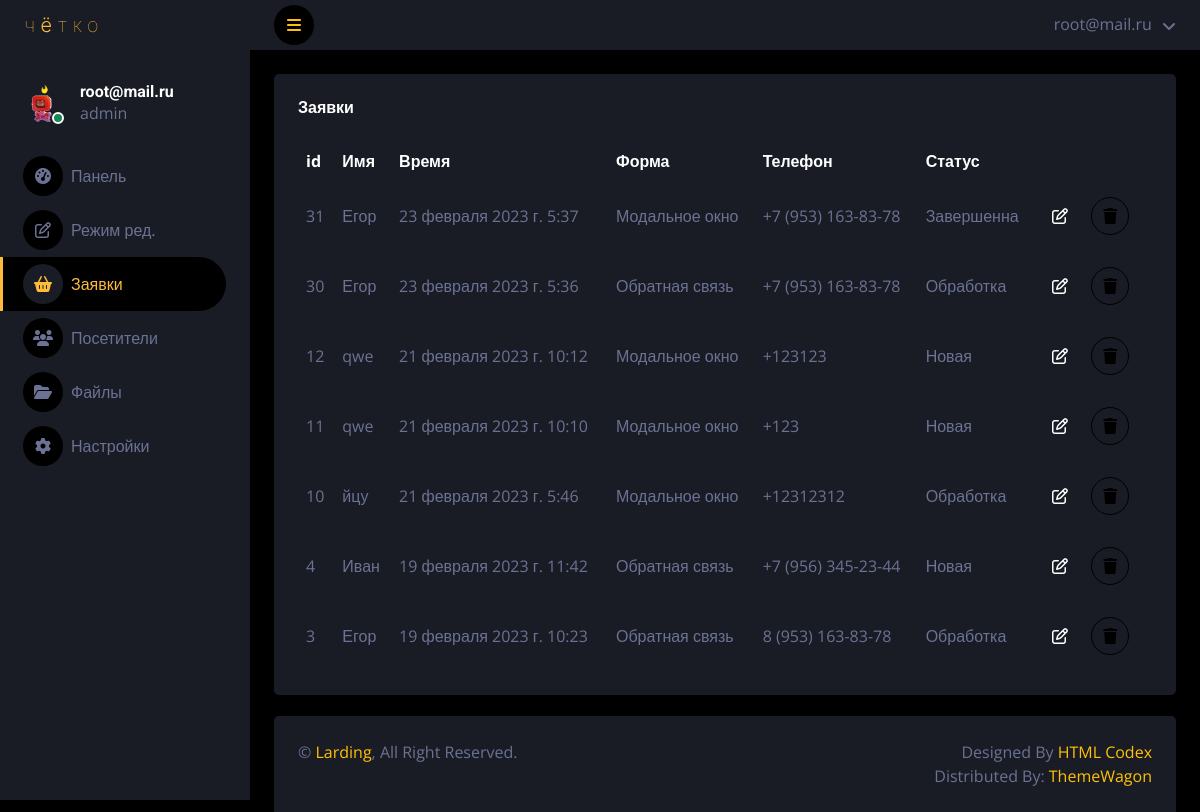
Screenshot of /orders/ (signed in) with the database file from the repository.
### landing/models.py (models this page shows, shortened)
class bids(models.Model):
	STATUS_BID = [
        ('new', 'Новая'),
        ('processing', 'Обработка'),
        ('completed', 'Завершенна'),
    ]
	name = models.CharField(max_length=100, db_index=True,verbose_name="Имя",blank=True)
	last_name = models.CharField(max_length=100, db_index=True,verbose_name="Фамилия",blank=True)
	mail = models.CharField(max_length=100, db_index=True,verbose_name="Почта",blank=True)
	tel = models.CharField(max_length=100, db_index=True,verbose_name="Телефон",blank=True)
	message = models.TextField(db_index=True,verbose_name="Сообщение",null=True,blank=True)
	which = models.CharField(max_length=100, db_index=True,verbose_name="Форма отправки",blank=True)
	ip = models.CharField(max_length=100, db_index=True,verbose_name="IP",blank=True)
	country = models.CharField(max_length=100, db_index=True,verbose_name="Страна",blank=True)
	os = models.CharField(max_length=100, db_index=True,verbose_name="Операционная система",blank=True)
	browser = models.CharField(max_length=200, db_index=True,verbose_name="Браузер",blank=True)
	data = models.FileField(upload_to="files/%Y/%m/%d/",blank=True,verbose_name="Фаил")
	time_create = models.DateTimeField(auto_now_add=True,verbose_name="Время отправки",blank=True)
	time_update = models.DateTimeField(auto_now=True,verbose_name="Последнее обновление",blank=True)
	status = models.TextField(blank=True,verbose_name="Статус",choices=STATUS_BID)
	class Meta:
		verbose_name = 'Заявка'
		verbose_name_plural = 'Заявки'

### landing/views.py (the view)
# urls.py: path('orders/',OrderPage.as_view(),name='order'),
class OrderPage(LoginRequiredMixin,DataMixin,ListView):
    model = landing
    template_name = 'accounts/darkpan/order.html'
    def get_context_data(self,*, object_list=None, **kwargs):
        context = super().get_context_data(**kwargs)
        print(self.request.user)
        context['user'] = self.request.user
        context['orders'] = bids.objects.order_by("-id")
        context['orders_count'] =bids.objects.count()
        c_def = self.get_user_context(title="Заявки",selected="landing:order")
        context = dict(list(context.items())+list(c_def.items()))
        return context

### landing/utils.py (called while the page is built)
	def get_user_context(self, **kwargs):
		context = kwargs
		context['menu_admin']=[{'title':'Панель','url_name':'landing:dashboard','icon':'fa-tachometer-alt'},
							   {'title':'Режим ред.','url_name':'landing:edit','icon':'fa-edit'},
							   {'title':'Заявки','url_name':'landing:order','icon':'fa-shopping-basket'},
							   {'title':'Посетители','url_name':'landing:users','icon':'fa-users'},
							   {'title':'Файлы','url_name':'landing:files','icon':'fa-folder-open'},
							   {'title':'Настройки','url_name':'landing:settings','icon':'fa-gear'},
			]
		return context

### landing/templates/accounts/darkpan/order.html (shortened to what this page needs)
{% extends "accounts/darkpan/base.html" %}
{% block content %}
            <div class="container-fluid pt-4 px-4">
                <div class="bg-secondary text-center rounded p-4">
                    <div class="d-flex align-items-center justify-content-between mb-4">
                        <h6 class="mb-0">Заявки</h6>
                    </div>
                    <div class="table-responsive">
                        <table class="table text-start align-middle table-borderless table-hover mb-0">
                            <thead>
                                <tr class="text-white">
                                    <th scope="col">id</th>
                                    <th scope="col">Имя</th>
                                    <th scope="col">Время</th>
                                    <th scope="col">Форма</th>
                                    <th scope="col">Телефон</th>
                                    <th scope="col">Статус</th>
                                    <th scope="col"></th>
                                </tr>
                            </thead>
                            <tbody>
                                {% for item in orders %}
                                    <tr>
                                        <td>{{ item.id }}</td>
                                        <td>{{ item.name }}</td>
                                        <td>{{ item.time_create }}</td>
                                        <td>{{ item.which }}</td>
                                        <td>{{ item.tel }}</td>
                                            {% for itemme in item.STATUS_BID %}
                                                {% if item.status in itemme.0 %}
                                                    <td>{{ itemme.1 }}</td>
                                                {% endif %}
                                            {% endfor %}
                                        <td>
                                            <button type="button" class="btn btn-square btn-secondary getorder" data-bs-toggle="modal" data-bs-target="#exampleModal" data-id-order="{{ item.id }}" data-path="/orders/{{ item.id }}/">
                                                <i class="fa-regular fa-pen-to-square"></i>
                                            </button>
                                            <a href="del/{{ item.id }}/" class="btn btn-square btn-outline-dark m-2"><i class="fa-solid fa-trash"></i></a>
                                        </td>
                                    </tr>
                                {% endfor %}
                            </tbody>
                        </table>
                    </div>
                </div>
            </div>
{% endblock %}

### landing/templates/accounts/darkpan/base.html (shortened to what this page needs)
{% load static %}
<!DOCTYPE html>
<html lang="en">
<head>
    <link href="{% static 'accounts/'%}lib/owlcarousel/assets/owl.carousel.min.css" rel="stylesheet">
    <link href="{% static 'accounts/'%}lib/tempusdominus/css/tempusdominus-bootstrap-4.min.css" rel="stylesheet" />
    <link href="{% static 'accounts/'%}css/bootstrap.min.css" rel="stylesheet">
    <link href="{% static 'accounts/'%}css/style.css" rel="stylesheet">
</head>
<body>
    <div class="container-fluid position-relative d-flex p-0">
        <div class="sidebar pe-4 pb-3">
            <nav class="navbar bg-secondary navbar-dark">
                <a href="{% url 'landing:home' %}" class="d-flex align-items-center navbar-brand mx-4 mb-3 w-100">
                    <img src="{% static 'accounts/'%}img/logo.svg">
                </a>
                <div class="d-flex align-items-center ms-4 mb-4 mt-4 w-100">
                    <div class="position-relative">
                       <img class="rounded-circle" src="/media/files/2023/05/02/angry.png" alt="" style="width: 40px; height: 40px;">
                        <div class="bg-success rounded-circle border border-2 border-white position-absolute end-0 bottom-0 p-1"></div>
                    </div>
                    <div class="ms-3">
                        <h6 class="mb-0">{{ user.email }}</h6>
                        {% if user.is_superuser %}
                            <span>admin</span>
                        {% else %}
                            <span>no admin</span>
                        {% endif %}
                    </div>
                </div>
                <div class="navbar-nav w-100">
                    {% for item in menu_admin %}
                        {% if item.url_name == selected %}
                            <a href="{% url item.url_name %}" class="nav-item nav-link active"><i class="fa {{ item.icon }} me-2"></i>{{ item.title }}</a>
                        {% else %}
                            <a href="{% url item.url_name %}" class="nav-item nav-link"><i class="fa {{ item.icon }} me-2"></i>{{ item.title }}</a>
                        {% endif %}
                    {% endfor %}
                </div>
            </nav>
        </div>
        <div class="content ">
            <nav class="navbar navbar-expand bg-secondary navbar-dark sticky-top px-4 py-0">
                <a href="#" class="sidebar-toggler flex-shrink-0">
                    <i class="fa fa-bars"></i>
                </a>
                <div class="navbar-nav align-items-center ms-auto">
                    <div class="nav-item dropdown">
                        <a href="#" class="nav-link dropdown-toggle" data-bs-toggle="dropdown">
                            <span class="d-none d-lg-inline-flex">{{ user.email }}</span>
                        </a>
                    </div>
                </div>
            </nav>
            {% block content %}
            {% endblock %}
            <div class="mt-auto position-sticky top-100" style="margin-top: 117px !important;">
                <div class="container-fluid pt-4 px-4 position-absolute bottom-0"  >
                    <div class="bg-secondary rounded-top p-4" >
                        <div class="row" >
                            <div class="col-12 col-sm-6 text-center text-sm-start">
                                &copy; <a href="#">Larding</a>, All Right Reserved.
                            </div>
                            <div class="col-12 col-sm-6 text-center text-sm-end">
                                Designed By <a href="https://htmlcodex.com">HTML Codex</a>
                                <br>Distributed By: <a href="https://themewagon.com" target="_blank">ThemeWagon</a>
                            </div>
                        </div>
                    </div>
                </div>
            </div>
        </div>
    </div>
</body>
</html>

### landing/static/accounts/css/style.css (style rules this page uses)
:root { --primary: #febb39; --secondary: #191C24; --light: #6C7293; --dark: #000000; }
.btn { transition: .5s; }
.btn-square { width: 38px; height: 38px; }
.btn-square, .btn-sm-square, .btn-lg-square { padding: 0; display: inline-flex; align-items: center; justify-content: center; font-weight: normal; border-radius: 50px; }
.sidebar { position: fixed; top: 0; left: 0; bottom: 0; width: 250px; height: 100vh; overflow-y: auto; background: var(--secondary); transition: 0.5s; z-index: 999; }
.content { margin-left: 250px; min-height: 100vh; background: var(--dark); transition: 0.5s; }
@media (min-width: 992px) { .sidebar { margin-left: 0; } }
@media (min-width: 992px) { .content { width: calc(100% - 250px); } }
.sidebar .navbar .navbar-nav .nav-link { padding: 7px 20px; color: var(--light); font-weight: 500; border-left: 3px solid var(--secondary); border-radius: 0 30px 30px 0; outline: none; }
.sidebar .navbar .navbar-nav .nav-link:hover, .sidebar .navbar .navbar-nav .nav-link.active { color: var(--primary); background: var(--dark); border-color: var(--primary); }
.sidebar .navbar .navbar-nav .nav-link i { width: 40px; height: 40px; display: inline-flex; align-items: center; justify-content: center; background: var(--dark); border-radius: 40px; }
.sidebar .navbar .navbar-nav .nav-link:hover i, .sidebar .navbar .navbar-nav .nav-link.active i { background: var(--secondary); }
.content .navbar .navbar-nav .nav-link { margin-left: 25px; padding: 12px 0; color: var(--light); outline: none; }
.content .navbar .sidebar-toggler, .content .navbar .navbar-nav .nav-link i { width: 40px; height: 40px; display: inline-flex; align-items: center; justify-content: center; background: var(--dark); border-radius: 40px; }
.content .navbar .dropdown-toggle::after { margin-left: 6px; vertical-align: middle; border: none; content: "\f107"; font-family: "Font Awesome 5 Free"; font-weight: 900; transition: .5s; }

### rows the page displays
bids: id "31", name "Егор", time_create "23 февраля 2023 г. 5:37", which "Модальное окно", tel "+7 (953) 163-83-78", itemme "Завершенна"
bids: id "30", name "Егор", time_create "23 февраля 2023 г. 5:36", which "Обратная связь", tel "+7 (953) 163-83-78", itemme "Обработка"
bids: id "12", name "qwe", time_create "21 февраля 2023 г. 10:12", which "Модальное окно", tel "+123123", itemme "Новая"
bids: id "11", name "qwe", time_create "21 февраля 2023 г. 10:10", which "Модальное окно", tel "+123", itemme "Новая"
bids: id "10", name "йцу", time_create "21 февраля 2023 г. 5:46", which "Модальное окно", tel "+12312312", itemme "Обработка"
bids: id "4", name "Иван", time_create "19 февраля 2023 г. 11:42", which "Обратная связь", tel "+7 (956) 345-23-44", itemme "Новая"
bids: id "3", name "Егор", time_create "19 февраля 2023 г. 10:23", which "Обратная связь", tel "8 (953) 163-83-78", itemme "Обработка"

### other values shown
{{ user.email }} "root@mail.ru"
{{ item.title }} "Панель" "Режим ред." "Посетители" "Файлы" "Настройки"
{{ item.title }} "Заявки"
